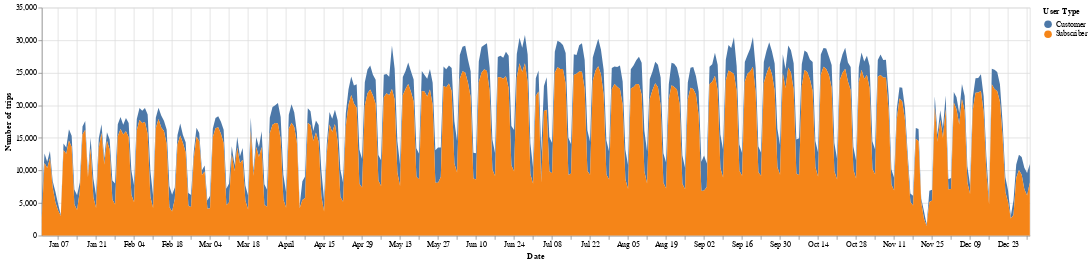

Notebook code for this chart:
### Code cell
alt.Chart(num_trips_over_time_usertype, width=1300, height=300).mark_area().encode(
    x="Date:T",
    y="Number of trips:Q",
#     y=alt.Y('count:Q', stack='center', axis=None),
    color="User Type:N"
)

### Figure 1 — Vega-Lite specification as saved in the notebook (floating-point values rounded to 4 significant figures; data arrays with more than 128 entries replaced by an {"elided": "..."} marker saying what was removed)
{"$schema": "https://vega.github.io/schema/vega-lite/v2.6.0.json", "config": {"view": {"height": 300, "width": 400}}, "data": {"name": "data-49e6c1fed4f7cbb485ded1067b2cb4b6"}, "datasets": {"data-49e6c1fed4f7cbb485ded1067b2cb4b6": {"elided": "730 records"}}, "encoding": {"color": {"field": "User Type", "type": "nominal"}, "x": {"field": "Date", "type": "temporal"}, "y": {"field": "Number of trips", "type": "quantitative"}}, "height": 300, "mark": "area", "width": 1300}
